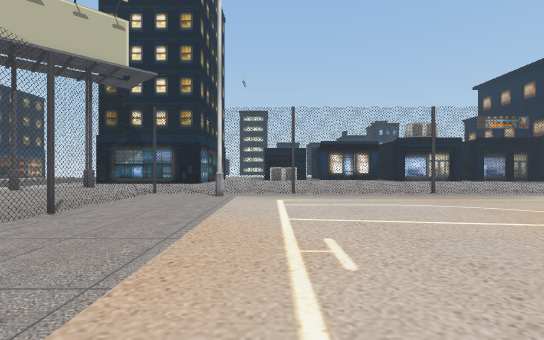
[1] (above)

14 first-person views from a walk through a scene from a Unity 3-D project. The camera is 1.3 m above the floor, looks level and sees 85° across. The floor is counted in squares, 2 m on a side. Each view is taken from the middle of a square. On the plan, view 1 faces up. The plan holds only what a view shows up to about 9 squares ahead; the rest is blank. The place goes on beyond the plan. Some animated figures are left out.

[2]
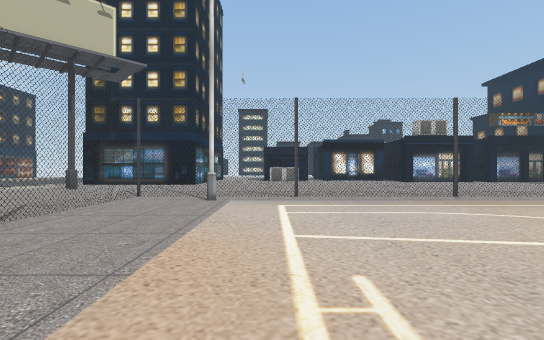

[3]
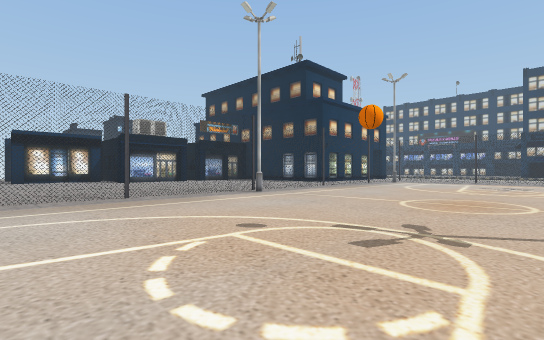

[4]
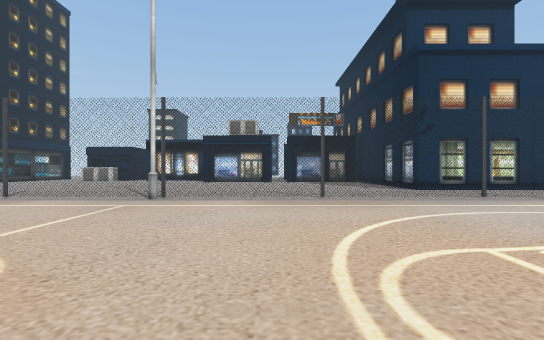

[5]
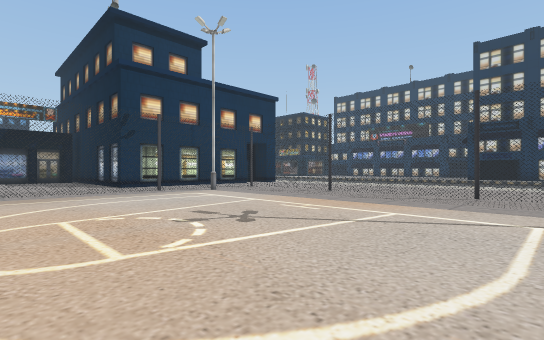

[6]
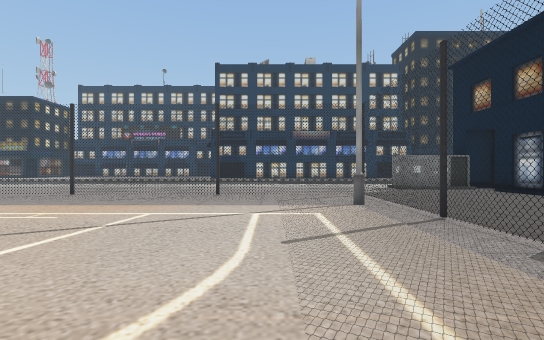

[7]
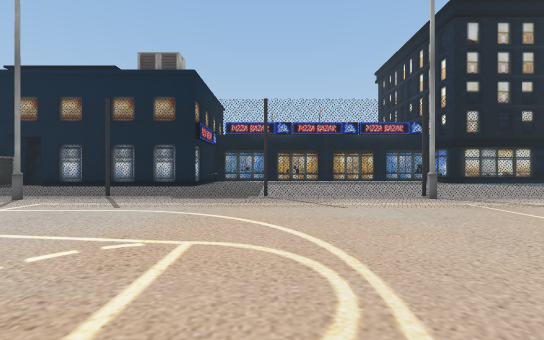

[8]
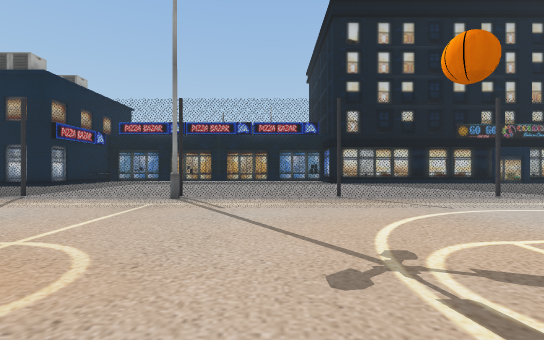

[9]
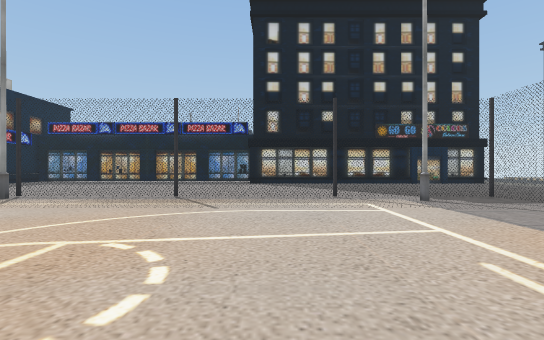

[10]
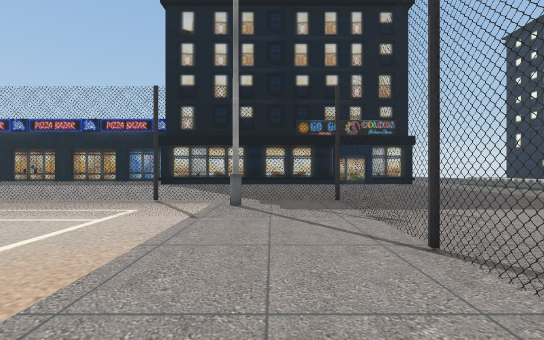

[11]
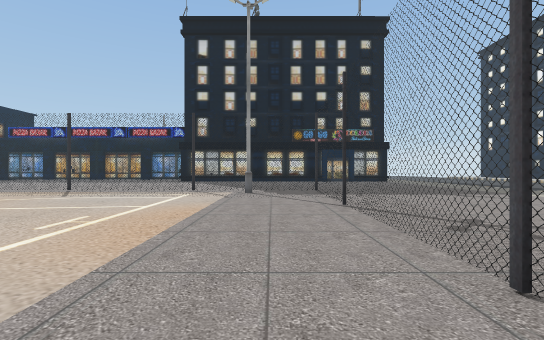

[12]
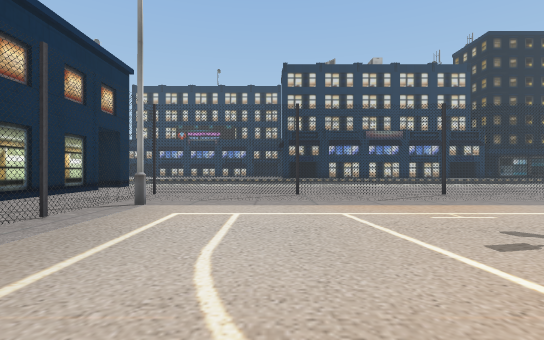

[13]
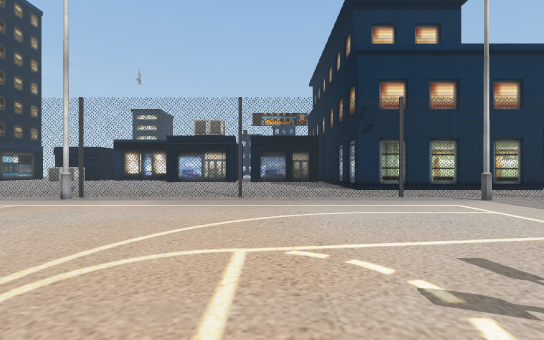

[14]
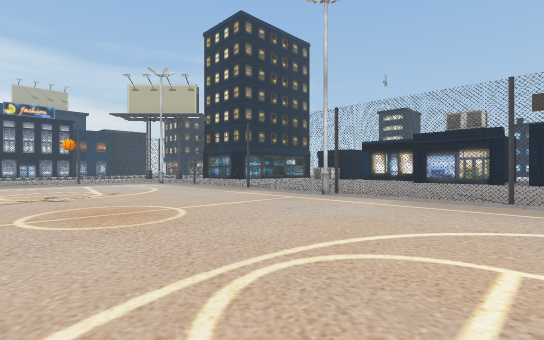

### Floor plan
Key: @ floor where view 1 was taken; # wall or solid block; . floor; = window, fence, low wall or low ledge; B building.
Columns run from 4 left of view 1 to 21 right of it. Each row starts with its distance up from view 1.
 11                       BBBB
 10 ..........................
  9 .==.========.===.====.....
  8 =..=........=...=....====.
  7 =.......................=.
  6 =.......................=.
  5 =.......................=.
  4 =.......................=.
  3 =.......................=.
  2 =.......................=.
  1 =.......................=.
  0 =...@...................=.
 -1 =.......................=.
 -2 =..#....................=.
 -3 =...........=.........=.=.
 -4 .===========.=========.=..
 -5 ..........................

Where each view was taken, in squares from view 1:
view 1: 0 up, 0 right, facing up
view 2: 1 up, 0 right, facing up
view 3: 1 up, 2 right, facing up-right
view 4: 1 up, 11 right, facing up
view 5: 1 down, 12 right, facing up-right
view 6: 1 down, 12 right, facing right
view 7: 4 up, 12 right, facing down
view 8: 4 up, 6 right, facing down
view 9: 4 up, 2 right, facing down
view 10: 3 up, 2 left, facing down
view 11: 6 up, 2 left, facing down
view 12: 5 up, 12 right, facing right
view 13: 1 up, 13 right, facing up
view 14: 1 up, 13 right, facing up-left
